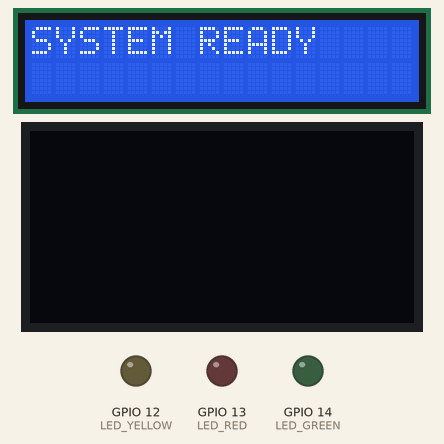
Simulated run of this sketch. Board: ESP32. On the bench: 16×2 character LCD, 128×64 one-colour display, output pins drawn as LEDs (lit = HIGH). WiFi joins after 1.5 s; servers stay silent unless stated.

Above: at 0.2 s.

The sketch:

Display_ESP32.ino
```cpp
#include <esp_now.h>
#include <WiFi.h>
#include <Wire.h>
#include <LiquidCrystal_I2C.h>
#include <Adafruit_SSD1306.h>

#define LED_RED 13
#define LED_YELLOW 12
#define LED_GREEN 14

LiquidCrystal_I2C lcd(0x27, 16, 2);
Adafruit_SSD1306 oled(128, 64, &Wire, -1);

typedef struct struct_message {
    char food[32];
    float calories;
    float weight;
    float cal100;
} struct_message;

struct_message incomingData;
bool newData = false;

void OnDataRecv(const uint8_t * mac, const uint8_t *data, int len) {
    memcpy(&incomingData, data, sizeof(incomingData));
    newData = true;
}

void setup() {
    Serial.begin(115200);
    pinMode(LED_RED, OUTPUT); pinMode(LED_YELLOW, OUTPUT); pinMode(LED_GREEN, OUTPUT);

    WiFi.mode(WIFI_STA);
    WiFi.begin("Your_Hotspot_Name", "Your_Password"); // Sync Channel

    Wire.begin(21, 22);
    lcd.init(); lcd.backlight();
    oled.begin(SSD1306_SWITCHCAPVCC, 0x3C);

    esp_now_init();
    esp_now_register_recv_cb(esp_now_recv_cb_t(OnDataRecv));
    lcd.print("SYSTEM READY");
}

void loop() {
    if (newData) {
        // (Update LCD, OLED, and LEDs logic...)
        newData = false;
    }
}
```
